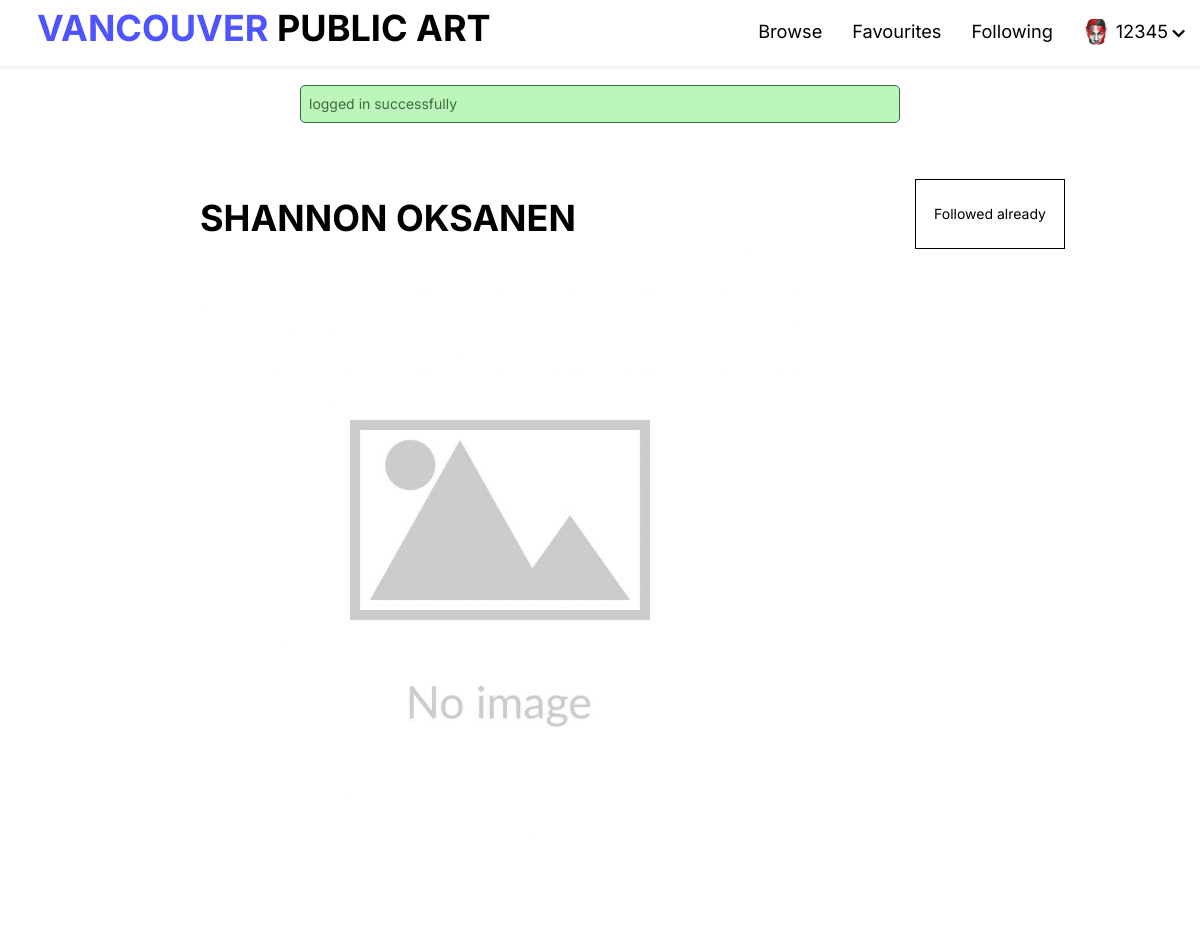
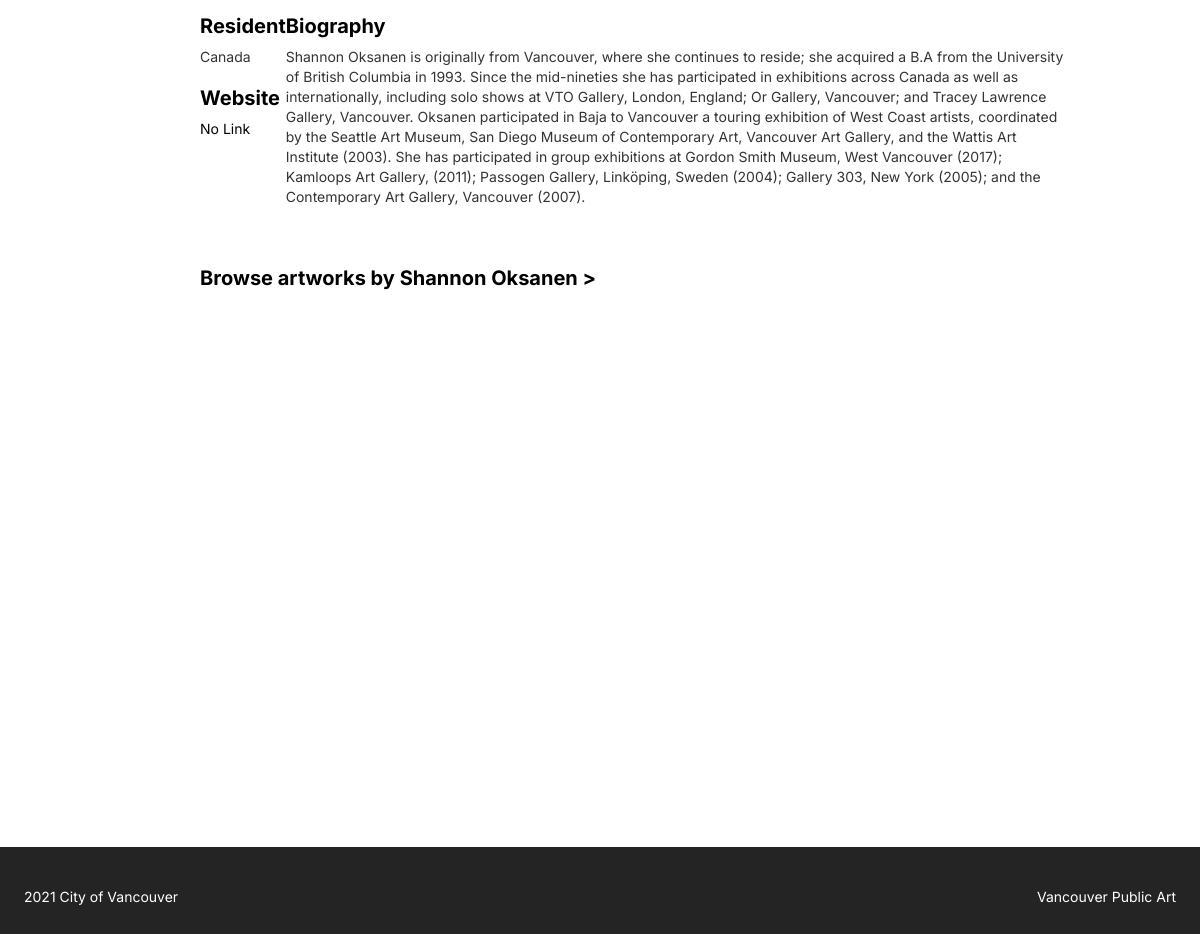
/public/artist_detail.php?artistID=561 (signed in), run on the app's committed database (2 pictures, top to bottom).
### tables this page shows
CREATE TABLE `member` (
  `userID` int(4) NOT NULL,
  `username` varchar(30) NOT NULL,
  `password` varchar(500) NOT NULL,
  `name` varchar(50) NOT NULL,
  `phoneNumber` int(10) NOT NULL,
  `profilePhoto` varchar(500) NOT NULL,
  `email` varchar(500) NOT NULL
);

CREATE TABLE `artist` (
  `artistID` int(3) NOT NULL,
  `firstName` varchar(28) DEFAULT NULL,
  `lastName` varchar(30) DEFAULT NULL,
  `biography` text DEFAULT NULL,
  `country` varchar(13) DEFAULT NULL,
  `artistPhotoURL` varchar(87) DEFAULT NULL,
  `website` varchar(57) DEFAULT NULL
);

### private/initialize.php (called while the page is built, shortened)
<?php
$profileImageDestination = 'Assets/img/';
function url_for($script_path)
{
  if ($script_path[0] != '/') {
    $script_path = "/" . $script_path;
  }
  return WWW_ROOT . $script_path;
}

### private/database/db.php (called while the page is built, shortened)
<?php
require('db_connect.php');
function executeQuery($sql, $data)
{
    global $conn;
    $stmt = $conn->prepare($sql);
    $values = array_values($data);
    $types = str_repeat('s', count($values));
    $stmt->bind_param($types, ...$values);
    $stmt->execute();
    return $stmt;
}
function selectOneByOneTable($table, $conditions)
{
    $sql = "SELECT * FROM $table";
    $i = 0;
    foreach ($conditions as $key => $value) {
        if ($i === 0) {
            $sql = $sql . " WHERE $key=?";
        } else {
            $sql = $sql . " AND $key=?";
        }
        $i++;
    }
    $sql = $sql . " LIMIT 1";
    $stmt = executeQuery($sql, $conditions);
    $records = $stmt->get_result()->fetch_assoc();
    return $records;
}

### public/artist_detail.php (the view, shortened to what this page needs)
<?php
include('../private/initialize.php');
include("../private/database/db.php");
include('../private/controller/user.php');
?>
<?php
$table = 'artist';
$table2 = 'followinglist';
if (isset($_GET['artistID'])) {
    $artistID = $_GET['artistID'];
    $artist = selectOneByOneTable($table, ['artistID' => $artistID]);
    if ($artist['country'] === '') {
        $country = 'Other';
    } else {
        $country = $artist['country'];
    }
    if ($artist['website'] === '' || $artist['website'] === ' ' || $artist['website'] === NULL) {
        $link = '';
        $website = 'No Link';
    } else {
        $link = $artist['website'];
        $website = $artist['website'];
    }
    if ($artist['biography'] == '') {
        $biography = 'No biography';
    } else {
        $biography = $artist['biography'];
    }
    if ($artist['artistPhotoURL'] == '') {
        $artistPhotoURL = 'Assets/img/1.jpg';
    } else {
        $artistPhotoURL = $artist['artistPhotoURL'];
    }
    $fname = $artist['firstName'];
    $lname = $artist['lastName'];
}
if (isset($_SESSION['userID'])) {
    $user_id = $_SESSION['userID'];
    $follwing = selectOneByOneTable($table2, ['userID' => $user_id, 'artistID' => $artistID]);
}
?>
<!DOCTYPE html>
<html lang="en">
<head>
    <link rel="stylesheet" href="https://code.jquery.com/ui/1.9.2/themes/base/jquery-ui.css">
    <link rel="stylesheet" href="https://maxcdn.bootstrapcdn.com/bootstrap/3.4.1/css/bootstrap.min.css">
    <link rel="stylesheet" href="https://use.fontawesome.com/releases/v5.7.2/css/all.css">
</head>
<body>
    <?php include(INCLUDE_PATH . '/header.php'); ?>
    <?php include(INCLUDE_PATH . '/message.php'); ?>
    <div class="msg">
    </div>
    <div class="container">
        <div class="text-container">
            <div class="title-and-button">
                <h1><?php echo $fname ?> <?php echo $lname ?></h1>
                <?php if (isset($_SESSION['userID']) && !$follwing) { ?>
                    <button class="followBtn secondaryBtn">Follow</button>
                <?php } else if (isset($_SESSION['userID']) && $follwing) { ?>
                    <button name="unSaveBtn" class="unSaveBtn secondaryBtn">Followed already</button>
                <?php } else {
                } ?>
            </div>
            <img src="<?php echo $artistPhotoURL ?>" alt="">
            <div class="details-container">
                <div class="left-side">
                    <div class="detail-box">
                        <h2>Resident</h2>
                        <p><?php echo $country ?></p>
                    </div>
                    <div class="detail-box">
                        <h2>Website</h2>
                        <a class="textlink" href="<?php echo $link ?>" target="_blank"><?php echo $website ?></a>
                    </div>
                </div>
                <div class="right-side">
                    <div class="detail-box1">
                        <h2>Biography</h2>
                        <p><?php echo $biography ?></p>
                    </div>
                </div>
            </div>
        </div>
    </div>
    <div class="container" id="">
        <a href="browse.php?artistName=<?php echo $fname . ' ' . $lname ?>">
            <h2 class="textlink">Browse artworks by <?php echo $fname ?> <?php echo $lname ?> ></h2>
        </a>
    </div>
    <?php include(INCLUDE_PATH . '/footer.php'); ?>
</body>
</html>

### private/includes/header.php (shortened to what this page needs)
<header>
    <div class="logo">
        <a href="<?php echo url_for('/index.php') ?>">
            <h1 class="logo-text"><span>VANCOUVER </span>PUBLIC ART</h1>
        </a>
    </div>
    <ul class="nav">
        <li><a href="<?php echo url_for('/browse.php') ?>">Browse</a></li>
        <?php if (isset($_SESSION['userID'])) { ?>
            <?php if (isset($_SESSION['userID'])) {
                $userid = $_SESSION['userID'];
                $user = selectOneByOneTable('member', ['userID' => $userid]);
                $profilePhote = $user['profilePhoto'];
            }  ?>
            <li><a href="<?php echo url_for('member/favourite.php?userID=' . $_SESSION['userID']) ?>">Favourites</a></li>
            <li><a href="<?php echo url_for('member/following.php?userID=' . $_SESSION['userID']) ?>">Following</a></li>
            <li>
                <a href="#" style="display:flex;">
                    <?php if ($profilePhote != null) { ?>
                        <div class="" style="width:1.5em; height:1.5em; overflow:hidden; border-radius: 50%; margin-right:0.3em;">
                            <img style="width:100%; height:100%; object-fit: cover;" src="<?php echo url_for($profileImageDestination . $profilePhote); ?>" />
                        </div>
                    <?php } else { ?>
                        <i class="fa fa-user" style="margin-right:0.3em; padding-top:0.3em;"></i>
                    <?php } ?>
                    <?php echo $_SESSION['username']; ?>
                    <i class="fa fa-chevron-down" style="font-size: .8em; padding-top:0.65em; padding-left:0.3em;"></i>
                </a>
            </li>
        <?php } else { ?>
            <li><a href="register.php">Sign Up</a></li>
            <li><a href="login.php">Login</a></li>
        <?php } ?>
    </ul>
</header>

### data on the page
member: profilePhoto (picture)
artist: firstName "SHANNON", lastName "OKSANEN", country "Canada", website "No Link", biography "Shannon Oksanen is originally from Vancouver, where she continues to reside; she acquired a B.A from the University of British Columbia in 1993. Since the mid-nineties she has participated in exhibitions across Canada as well as internationally, including solo shows at VTO Gallery, London, England; Or Gallery, Vancouver; and Tracey Lawrence Gallery, Vancouver. Oksanen participated in Baja to Vancouver a touring exhibition of West Coast artists, coordinated by the Seattle Art Museum, San Diego Museum of Contemporary Art, Vancouver Art Gallery, and the Wattis Art Institute (2003). She has participated in group exhibitions at Gordon Smith Museum, West Vancouver (2017); Kamloops Art Gallery,…", firstName "Shannon", lastName "Oksanen"

### other printed values
$_SESSION['username'] "12345"
$_SESSION['message'] "logged in successfully"
